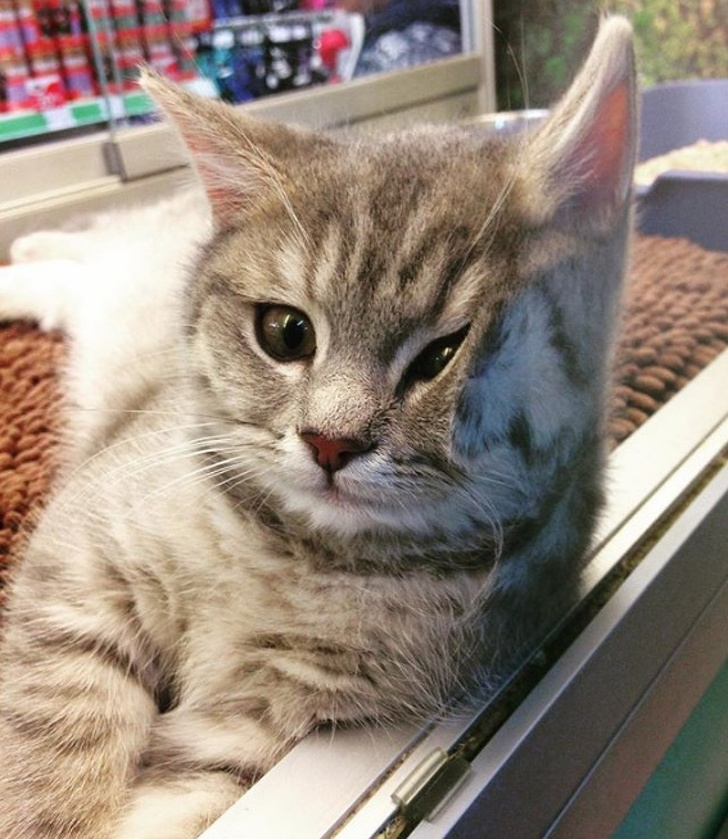
#> input picture models/images/cat-0.jpg, 728 x 839 px
$ python run_model.py
#> lines starting #> are read from the running program, lines starting #| are printed output that depends on the picture
### fully_connected/cat_recognition/save_load_parameters.py
import pickle


# [8 lines left out: function save_to, not called in this run]


def load_from(filename):
    try:
        with open(filename, 'rb') as f:
            data = pickle.load(f)

        parameters = data['parameters']
        layers_dims = data['layer_dims']

        print(f"Parameters loaded from {filename}.")
        return parameters
    except Exception as e:
        print(f"Error loading parameters from {filename}: {e}")
        raise e

### models/run_model.py
import numpy as np
import random

from data_utils import load_reshaped_data, load_data
from deep_model import L_layers_model, L_model_forward
from visualize_utils import *
from PIL import Image
from save_load_parameters import load_from, save_to


# [28 lines left out: functions predict, run_one, not called in this run]


def label(rate, dims):
    return f"Learning_rate={rate}, layers_dims={dims}"


def file_from_dims(layers_dims):
    filename = ('parameters/model-' + str(layers_dims).replace('(', '')
                .replace(')', '').replace(', ', '-') + '.pkl')
    return filename


# [59 lines left out: functions run_many, random_train_cat, not called in this run]


def recognize_image_array(img_array, parameters_filename):
    img_array_flatten = img_array.reshape(1, -1).T
    X = img_array_flatten / 255
    print(X.shape)
    assert (X.shape == (12288, 1))

    parameters = load_from(parameters_filename)
    prediction = predict(X, [1], parameters, print_accuracy=False)
    prediction = np.squeeze(prediction)

    print(f"y = {prediction}, your L-layer model predicts a '{'cat' if prediction == 1 else 'non-cat'}' picture.")

    plot_image(img_array)


def img_array_from_img(image_file):
#> called with image_file = 'cat-0.jpg'
    filename = "images/" + image_file
    img = Image.open(filename)
#> img is the input picture: PIL image 728x839 RGB; mean R, G, B 148.4, 134.5, 122.4
    if filename.endswith(('.jpg', '.jpeg')):
        img = img.resize((64, 64))
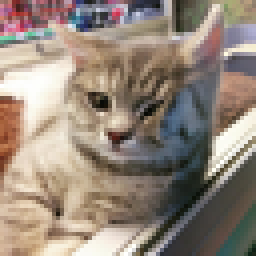
#> img: PIL image 64x64 RGB (shown 4 times larger); mean R, G, B 148.4, 134.5, 122.4
    elif filename.endswith('.png'):
        img = img.resize((64, 48))
    else:
        raise Exception(f"Not tested format {image_file}")

    return np.array(img)


def recognize_image(image_file, parameters_filename):
    image_array = img_array_from_img(image_file)
    recognize_image_array(image_array, parameters_filename)
#> in recognize_image_array, `img_array_flatten = img_array.reshape(1, -1).T`: img_array_flatten = 12288 values, max 255 at index 3871, min 4 at index 5297, mean 135.1
#> in recognize_image_array, `X = img_array_flatten / 255`: X = 12288 values, max 1 at index 3871, min 0.0157 at index 5297, mean 0.53
#| (12288, 1)


if __name__ == '__main__':
    layers_dimensions = (12288, 20, 10, 7, 5, 1)

    # run_one(layers_dimensions)

    # img_array = random_train_cat()
    # recognize_image_array(img_array, file_from_dims(layers_dimensions))

#> (the run stopped early here; a loop or call above may not have finished)

$ run again, with models/images/cat-ara.jpeg copied over models/images/cat-0.jpg
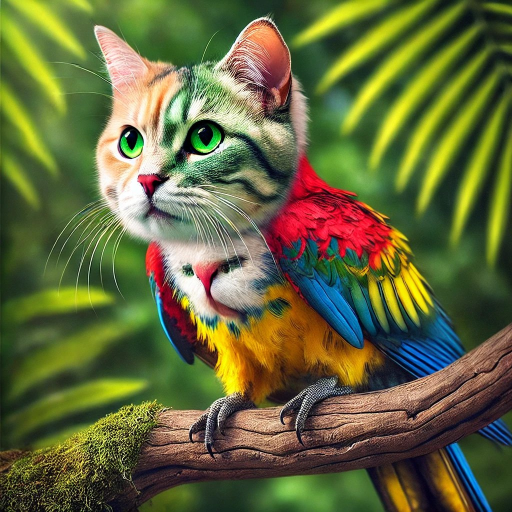
#> input picture models/images/cat-ara.jpeg, 1024 x 1024 px (shown at 1/2 size)
#> in img_array_from_img, img is the input picture: PIL image 1024x1024 RGB; mean R, G, B 100.7, 104.5, 60
#> in img_array_from_img, `img = img.resize((64, 64))`:
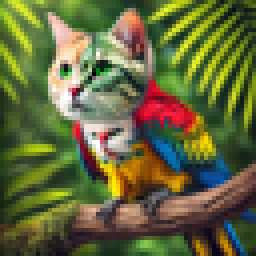
#> img: PIL image 64x64 RGB (shown 4 times larger); mean R, G, B 100.8, 104.6, 60.1
#> img_array_flatten = 12288 values, max 255 at index 867, min 0 at index 3150, mean 88.46
#> X = 12288 values, max 1 at index 867, min 0 at index 3150, mean 0.347
#| (12288, 1)

$ run again, with models/images/cat-1.jpg copied over models/images/cat-0.jpg
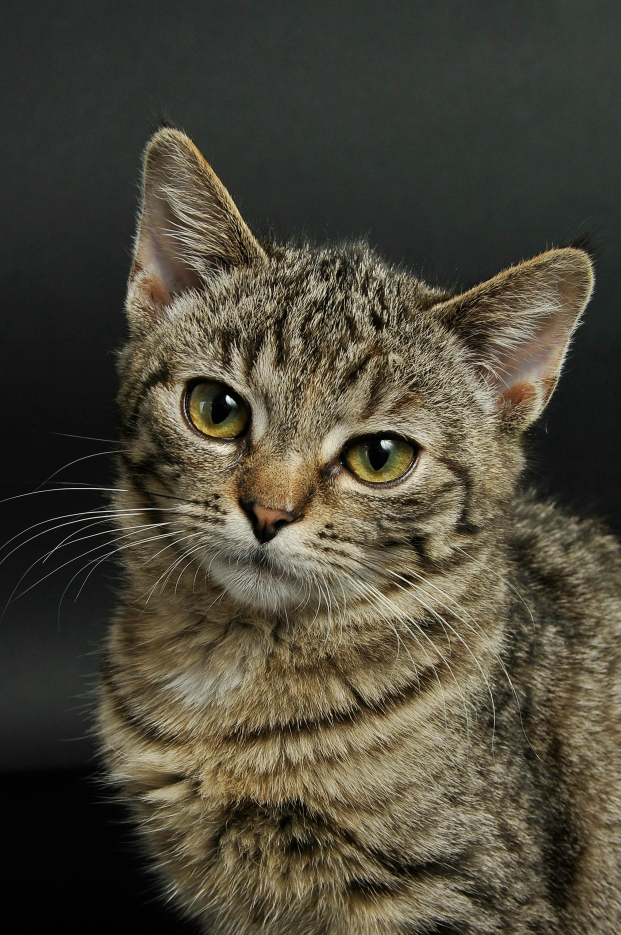
#> input picture models/images/cat-1.jpg, 1862 x 2804 px (shown at 1/3 size)
#> in img_array_from_img, img is the input picture: PIL image 1862x2804 RGB; mean R, G, B 76.1, 71.5, 57.3
#> in img_array_from_img, `img = img.resize((64, 64))`:
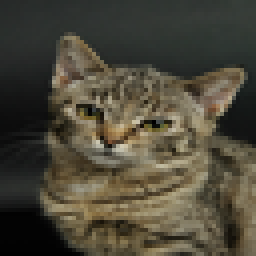
#> img: PIL image 64x64 RGB (shown 4 times larger); mean R, G, B 76.1, 71.5, 57.3
#> img_array_flatten = 12288 values, max 209 at index 7002, min 0 at index 5874, mean 68.27
#> X = 12288 values, max 0.82 at index 7002, min 0 at index 5874, mean 0.268
#| (12288, 1)
